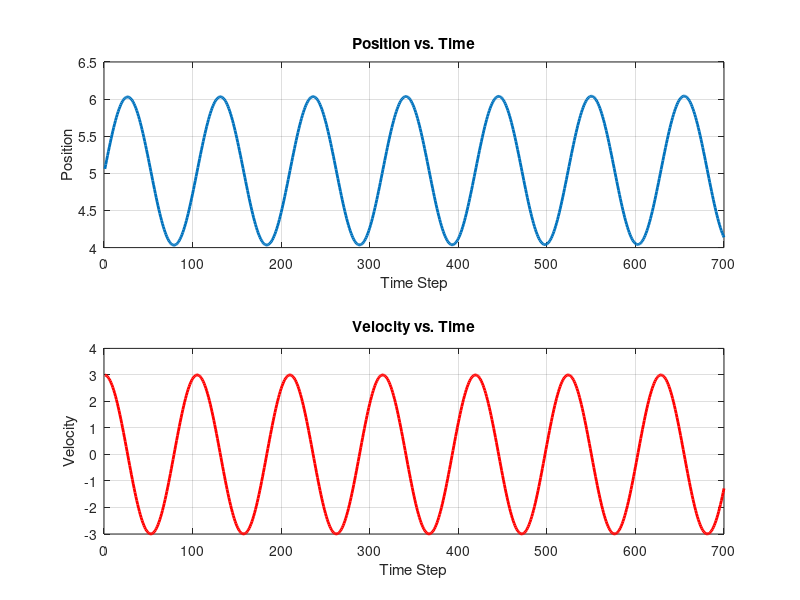

Source code (MATLAB):
% real system


% Initial conditions
position = 5;
velocity = 3;
std = [0.1, 0.1]; % gaussian noise stds for (position, velocity)

t = 0; 
dt = 0.02; % time-track 
num_steps = 700; % Define the number of simulation steps
 


% Storage for plotting
positions = zeros(num_steps, 1);
velocities = zeros(num_steps, 1);
time = 1:num_steps;


% Create single particle
p = [position, velocity]; 

for j = 1:num_steps

    a = -9*sin(3*t); 

    % propogate model
    A = [1, dt; 0, 1];       % A
    B = [dt^2 / 2, dt];             % control input


    % Update state
    p = (A * p')' + B * a;
    
    % Store values for plotting
    positions(j) = p(1); % x
    velocities(j) = p(2); % v

    t = t + dt; 
end


% Save for output 
save('positions.mat', 'positions'); 
save('velocities.mat', "velocities")

% Plot results
figure;

subplot(2,1,1); % First subplot: Position over time
plot(time, positions, '-', 'LineWidth', 2);
xlabel('Time Step');
ylabel('Position');
title('Position vs. Time');
grid on;

subplot(2,1,2); % Second subplot: Velocity over time
plot(time, velocities, '-', 'LineWidth', 2, 'Color', 'r');
xlabel('Time Step');
ylabel('Velocity');
title('Velocity vs. Time');
grid on;